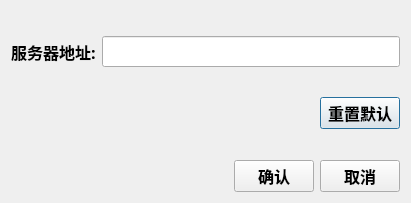
<?xml version="1.0" encoding="UTF-8"?>
<ui version="4.0">
 <class>SetServerDialog</class>
 <widget class="QDialog" name="SetServerDialog">
  <property name="windowModality">
   <enum>Qt::ApplicationModal</enum>
  </property>
  <property name="geometry">
   <rect>
    <x>0</x>
    <y>0</y>
    <width>411</width>
    <height>203</height>
   </rect>
  </property>
  <property name="minimumSize">
   <size>
    <width>411</width>
    <height>203</height>
   </size>
  </property>
  <property name="maximumSize">
   <size>
    <width>411</width>
    <height>203</height>
   </size>
  </property>
  <property name="font">
   <font>
    <family>Agency FB</family>
    <pointsize>12</pointsize>
    <weight>75</weight>
    <bold>true</bold>
   </font>
  </property>
  <property name="windowTitle">
   <string>网络设置</string>
  </property>
  <property name="windowIcon">
   <iconset resource="game.qrc">
    <normaloff>:/images/icon-set-server.png</normaloff>:/images/icon-set-server.png</iconset>
  </property>
  <layout class="QVBoxLayout" name="verticalLayout">
   <item>
    <spacer name="verticalSpacer">
     <property name="orientation">
      <enum>Qt::Vertical</enum>
     </property>
     <property name="sizeHint" stdset="0">
      <size>
       <width>20</width>
       <height>4</height>
      </size>
     </property>
    </spacer>
   </item>
   <item>
    <layout class="QHBoxLayout" name="horizontalLayout_9">
     <item>
      <widget class="QLabel" name="label_2">
       <property name="text">
        <string>服务器地址:</string>
       </property>
       <property name="alignment">
        <set>Qt::AlignCenter</set>
       </property>
      </widget>
     </item>
     <item>
      <widget class="QLineEdit" name="lineEdit_serverAddr"/>
     </item>
    </layout>
   </item>
   <item>
    <spacer name="verticalSpacer_3">
     <property name="orientation">
      <enum>Qt::Vertical</enum>
     </property>
     <property name="sizeHint" stdset="0">
      <size>
       <width>20</width>
       <height>4</height>
      </size>
     </property>
    </spacer>
   </item>
   <item>
    <layout class="QHBoxLayout" name="horizontalLayout_11">
     <item>
      <spacer name="horizontalSpacer_6">
       <property name="orientation">
        <enum>Qt::Horizontal</enum>
       </property>
       <property name="sizeHint" stdset="0">
        <size>
         <width>40</width>
         <height>20</height>
        </size>
       </property>
      </spacer>
     </item>
     <item>
      <widget class="QPushButton" name="pushButton_reset">
       <property name="text">
        <string>重置默认</string>
       </property>
      </widget>
     </item>
    </layout>
   </item>
   <item>
    <spacer name="verticalSpacer_4">
     <property name="orientation">
      <enum>Qt::Vertical</enum>
     </property>
     <property name="sizeHint" stdset="0">
      <size>
       <width>20</width>
       <height>4</height>
      </size>
     </property>
    </spacer>
   </item>
   <item>
    <layout class="QHBoxLayout" name="horizontalLayout_12">
     <item>
      <spacer name="horizontalSpacer_8">
       <property name="orientation">
        <enum>Qt::Horizontal</enum>
       </property>
       <property name="sizeHint" stdset="0">
        <size>
         <width>40</width>
         <height>20</height>
        </size>
       </property>
      </spacer>
     </item>
     <item>
      <widget class="QPushButton" name="pushButton_ok">
       <property name="text">
        <string>确认</string>
       </property>
      </widget>
     </item>
     <item>
      <widget class="QPushButton" name="pushButton_cancel">
       <property name="text">
        <string>取消</string>
       </property>
      </widget>
     </item>
    </layout>
   </item>
  </layout>
 </widget>
 <resources>
  <include location="game.qrc"/>
 </resources>
 <connections/>
</ui>
